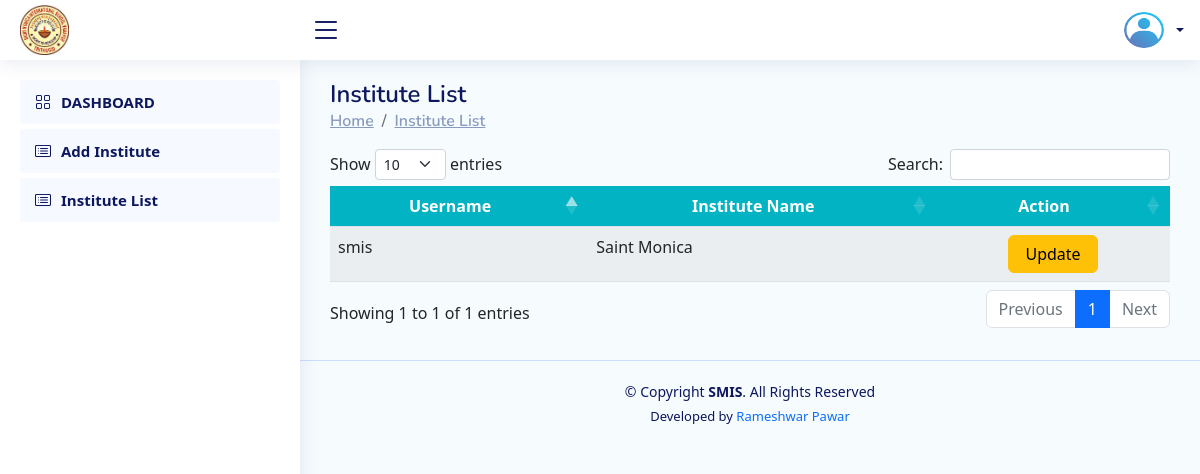
Page /Developer/institute_list/ on the earlier database version.
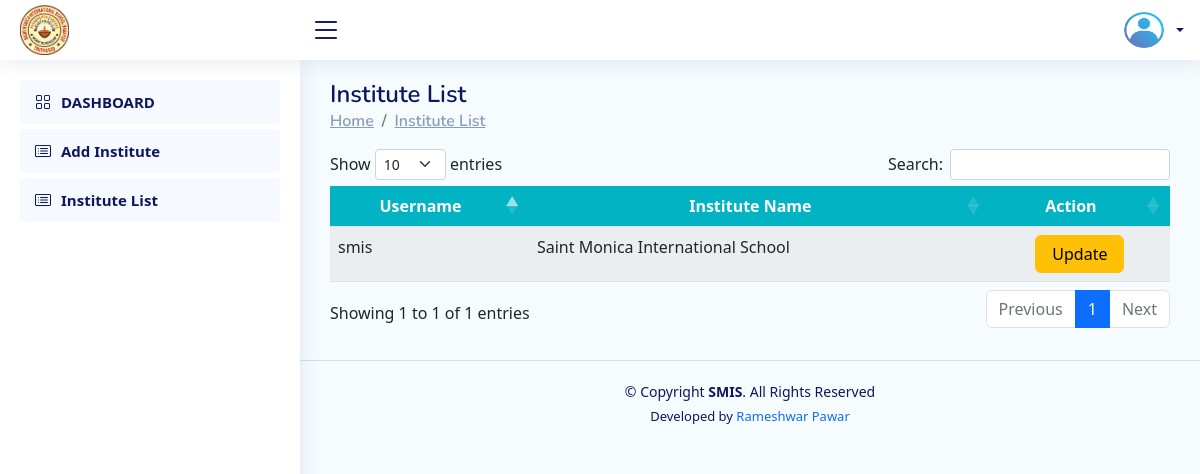
Same page on the later database version.
### Institute/models.py (models this page shows, shortened)
class CustomUser(AbstractUser):
    student_prn_no = models.BigIntegerField(null=True,unique=True)
    name = models.CharField(max_length=200,null=True)
    roll_no = models.CharField(max_length=20,null=True)
    class_name = models.CharField(max_length=50,null=True,choices=CLASS)
    division = models.CharField(max_length=10,null=True,choices=DIVISION)
    is_institute=models.BooleanField(default=False)
    is_staff=models.BooleanField(default=False)
    is_student=models.BooleanField(default=False)
    staff_id = models.CharField(max_length=10,null=True)
    designation=models.CharField(max_length=50,null=True,blank=True)
    email=models.EmailField(max_length=254,null=True,blank=True)
    gender=models.CharField(max_length=50,null=True,blank=True,choices=GENDER)

### Developer/views.py (the view)
# urls.py: path("institute_list/",views.institute_list,name="institute_list"),
def institute_list(request):
    institute=CustomUser.objects.filter(is_institute=True)
    return render(request,"developer__institute_list.html",{'institute':institute})

### Staff/views.py (called while the page is built)
def my_exam_list_object_for_base(request):
    if request.user.is_authenticated:
        exam = Exam.objects.filter(staff_id=request.user.staff_id).order_by('-id')
    else:
        exam={}
    return {'exam_list_data': exam}

### Developer/templates/developer__institute_list.html (shortened to what this page needs)
{% extends 'developer_base.html' %}
{% block content %}
<main id="main" class="main">
    <div class="pagetitle">
        <h1>Institute List</h1>
        <nav>
            <ol class="breadcrumb">
                <li class="breadcrumb-item"><a href="#">Home</a></li>
                <li class="breadcrumb-item"><a href="#">Institute List </a></li>
            </ol>
        </nav>
    <section class="section dashboard">
        <div class="row">
            <div class="col-lg-12">
                <div class="row">
                    <div class="container" style=" overflow:scroll;">
                        <table id="example" class="table table-striped " style="overflow:scroll; width:100%;min-width: max-content;">
                            <thead>
                                <tr style="background:#02B4C3;">
                                        <th scope="col" class="text-center text-white" style="">Username</th>
                                        <th scope="col" class="text-center text-white" style="">Institute Name</th>
                                        <th scope="col" class="text-center text-white" style="">Action</th>
                                </tr>
                            </thead>
                            <tbody>
                                {% if institute %}
                                {% for r in institute %}
                                <tr>
                                    <td>{{r.username}}</td>
                                    <td>{{r.name}}</td>
                                    <td>
                                    <center>
                                        <a href="{% url 'update_institute' r.id %}"
                                        class="btn btn-warning px-3">Update</a>
                                    </center>
                                    </td>
                                </tr>
                                {% endfor %}
                                {% endif %}
                            </tbody>
                        </table>
                    </div>
                </div>
            </div>
        </div>
    </section>
</main>
{% endblock content %}

Differences in the rows shown:
changed CustomUser "smis": name "Saint Monica" → "Saint Monica International School"
